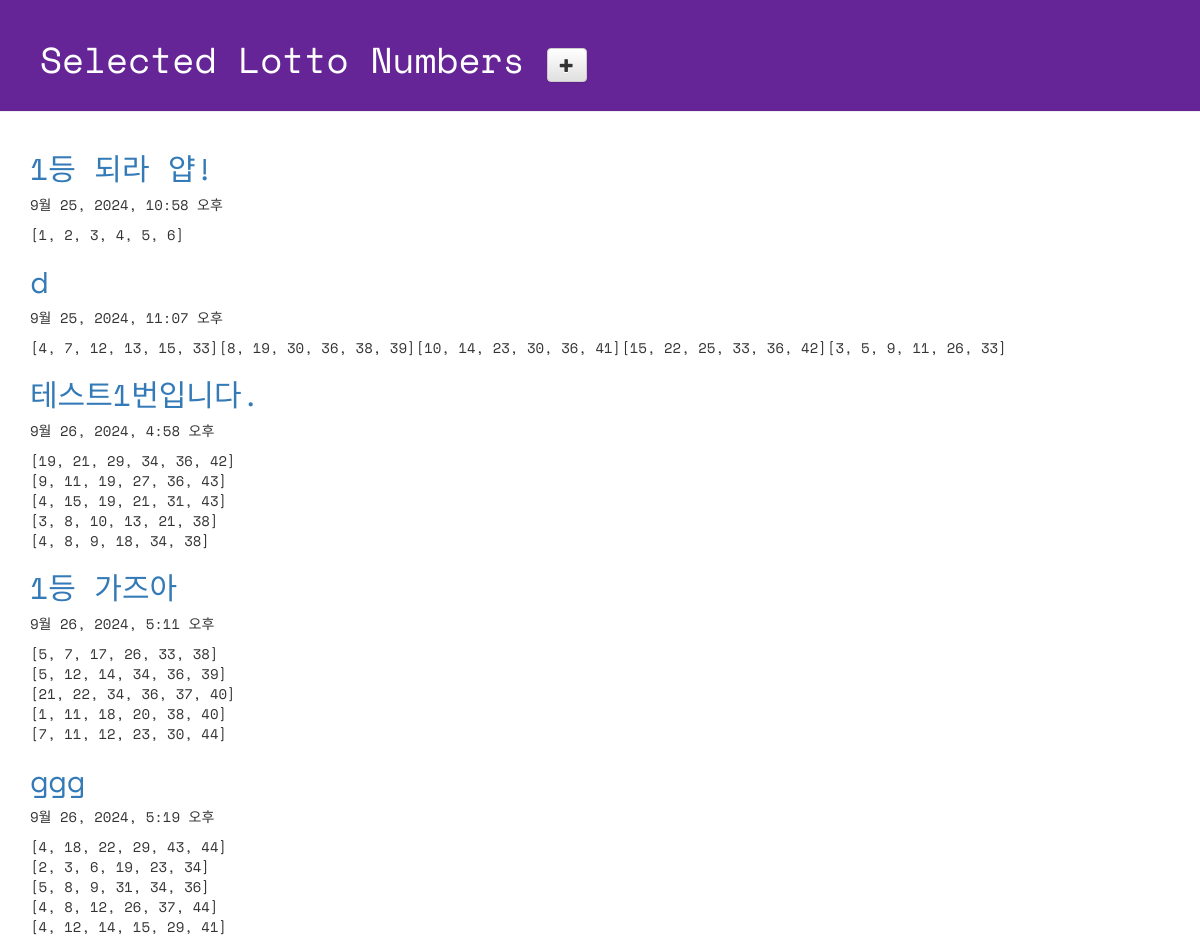
Page /lotto/ on the committed database.
### lotto/models.py (models this page shows, shortened)
class GuessNumbers(models.Model):
    name = models.CharField(max_length=24) # 로또 번호 리스트의 이름
    text = models.CharField(max_length=255) # 로또 번호 리스트에 대한 설명
    lottos = models.CharField(max_length=255, default='[1, 2, 3, 4, 5, 6]') # 로또 번호들이 담길 str
    num_lotto = models.IntegerField(default=5) # 6개 번호 set의 갯수
    update_date = models.DateTimeField()

### lotto/views.py (the view)
# urls.py: path('lotto/', views.index, name="index"),
def index(request):
    lottos = GuessNumbers.objects.all()
    return render(request, 'lotto/default.html', {'lottos':lottos})

### lotto/templates/lotto/default.html (shortened to what this page needs)
<!DOCTYPE html>
{% load static %}
<html lang="ko">
<head>
  <link rel="stylesheet" href="//maxcdn.bootstrapcdn.com/bootstrap/3.2.0/css/bootstrap.min.css">
  <link rel="stylesheet" href="//maxcdn.bootstrapcdn.com/bootstrap/3.2.0/css/bootstrap-theme.min.css">
  <link rel="stylesheet" href="{% static 'css/lotto.css' %}">
</head>
<body>
  <div class="page-header">
    <h1>
      Selected Lotto Numbers
      <a href="{% url 'new_lotto' %}">
      <span class="glyphicon glyphicon-plus btn btn-default"></span>
      </a>
    </h1>
  </div>
  <div class="container lotto">
    {% for lotto in lottos %}
      <h2><a href="{% url 'detail' lottokey=lotto.pk %}">{{lotto.text}}</a></h2>
      <p>{{ lotto.update_date }}</p>
      <p>{{ lotto.lottos | linebreaksbr }}</p>
    {% endfor %}
  </div>
 </body>
</html>

### lotto/static/css/lotto.css (style rules this page uses)
.page-header { background-color: #652596; margin-top: 0; padding: 20px 20px 20px 40px; font-family: 'Space Mono', monospace; }
.page-header h1 { color: #FFFFFF; }
.container { font-family: 'Space Mono', monospace; }
.container h2 { color: #b9f442; }

### rows in the picture
GuessNumbers: text "1등 되라 얍!", update_date "9월 25, 2024, 10:58 오후", lottos "[1, 2, 3, 4, 5, 6]"
GuessNumbers: text "d", update_date "9월 25, 2024, 11:07 오후", lottos "[4, 7, 12, 13, 15, 33][8, 19, 30, 36, 38, 39][10, 14, 23, 30, 36, 41][15, 22, 25, 33, 36, 42][3, 5, 9, 11, 26, 33]"
GuessNumbers: text "테스트1번입니다.", update_date "9월 26, 2024, 4:58 오후", lottos "[19, 21, 29, 34, 36, 42] [9, 11, 19, 27, 36, 43] [4, 15, 19, 21, 31, 43] [3, 8, 10, 13, 21, 38] [4, 8, 9, 18, 34, 38]"
GuessNumbers: text "1등 가즈아", update_date "9월 26, 2024, 5:11 오후", lottos "[5, 7, 17, 26, 33, 38] [5, 12, 14, 34, 36, 39] [21, 22, 34, 36, 37, 40] [1, 11, 18, 20, 38, 40] [7, 11, 12, 23, 30, 44]"
GuessNumbers: text "ggg", update_date "9월 26, 2024, 5:19 오후", lottos "[4, 18, 22, 29, 43, 44] [2, 3, 6, 19, 23, 34] [5, 8, 9, 31, 34, 36] [4, 8, 12, 26, 37, 44] [4, 12, 14, 15, 29, 41]"
